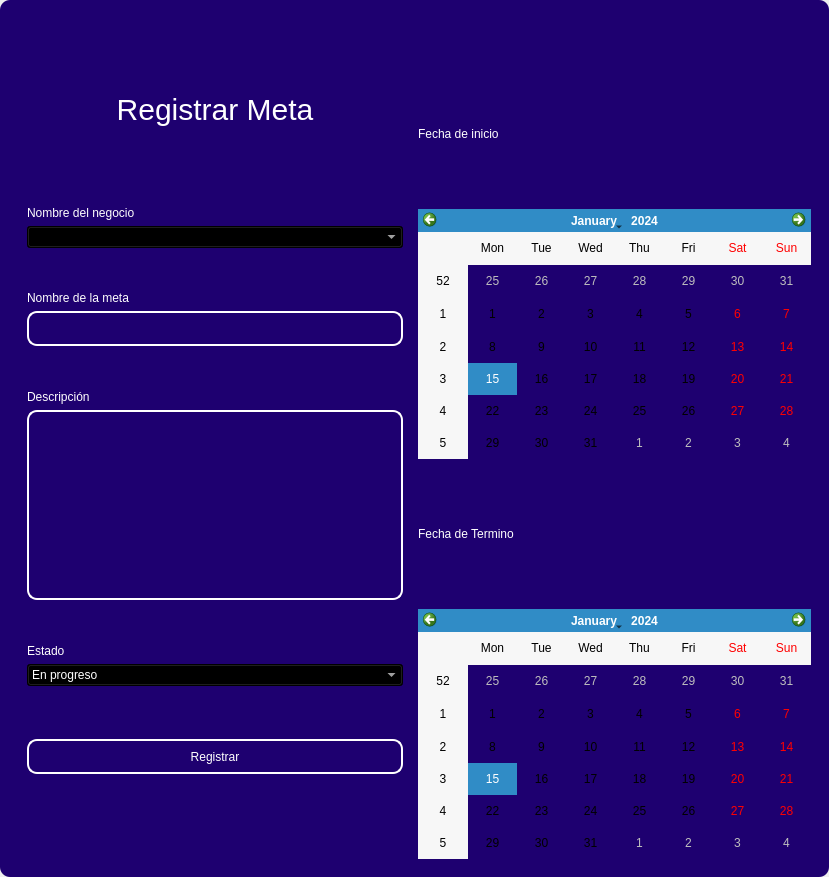
<?xml version="1.0" encoding="UTF-8"?>
<ui version="4.0">
 <class>MainWindow</class>
 <widget class="QMainWindow" name="MainWindow">
  <property name="geometry">
   <rect>
    <x>0</x>
    <y>0</y>
    <width>829</width>
    <height>877</height>
   </rect>
  </property>
  <property name="windowTitle">
   <string>MainWindow</string>
  </property>
  <property name="styleSheet">
   <string notr="true"/>
  </property>
  <widget class="QWidget" name="centralwidget">
   <property name="styleSheet">
    <string notr="true"/>
   </property>
   <layout class="QVBoxLayout" name="verticalLayout">
    <property name="spacing">
     <number>0</number>
    </property>
    <property name="leftMargin">
     <number>0</number>
    </property>
    <property name="topMargin">
     <number>0</number>
    </property>
    <property name="rightMargin">
     <number>0</number>
    </property>
    <property name="bottomMargin">
     <number>0</number>
    </property>
    <item>
     <widget class="QFrame" name="frame">
      <property name="enabled">
       <bool>true</bool>
      </property>
      <property name="styleSheet">
       <string notr="true">QFrame {
	border-radius:10px;
	background-color:#1E0070;
 }
</string>
      </property>
      <property name="frameShape">
       <enum>QFrame::StyledPanel</enum>
      </property>
      <property name="frameShadow">
       <enum>QFrame::Raised</enum>
      </property>
      <layout class="QVBoxLayout" name="verticalLayout_2">
       <item>
        <widget class="QFrame" name="frame_superior">
         <property name="minimumSize">
          <size>
           <width>0</width>
           <height>40</height>
          </size>
         </property>
         <property name="maximumSize">
          <size>
           <width>16777215</width>
           <height>40</height>
          </size>
         </property>
         <property name="styleSheet">
          <string notr="true">QPushButton{
border-radius:18px;
}

QPushButton:hover{
	background-color: rgb(0, 0, 0);
}
</string>
         </property>
         <property name="frameShape">
          <enum>QFrame::StyledPanel</enum>
         </property>
         <property name="frameShadow">
          <enum>QFrame::Raised</enum>
         </property>
         <layout class="QHBoxLayout" name="horizontalLayout_3">
          <property name="spacing">
           <number>4</number>
          </property>
          <property name="leftMargin">
           <number>0</number>
          </property>
          <property name="topMargin">
           <number>0</number>
          </property>
          <property name="rightMargin">
           <number>0</number>
          </property>
          <property name="bottomMargin">
           <number>0</number>
          </property>
          <item>
           <widget class="QPushButton" name="btn_icon">
            <property name="text">
             <string/>
            </property>
            <property name="iconSize">
             <size>
              <width>40</width>
              <height>40</height>
             </size>
            </property>
           </widget>
          </item>
          <item>
           <spacer name="horizontalSpacer_2">
            <property name="orientation">
             <enum>Qt::Horizontal</enum>
            </property>
            <property name="sizeHint" stdset="0">
             <size>
              <width>443</width>
              <height>20</height>
             </size>
            </property>
           </spacer>
          </item>
          <item>
           <widget class="QPushButton" name="bt_minimizar">
            <property name="minimumSize">
             <size>
              <width>38</width>
              <height>38</height>
             </size>
            </property>
            <property name="maximumSize">
             <size>
              <width>38</width>
              <height>38</height>
             </size>
            </property>
            <property name="cursor">
             <cursorShape>PointingHandCursor</cursorShape>
            </property>
            <property name="text">
             <string/>
            </property>
            <property name="icon">
             <iconset>
              <normaloff>image/minus.svg</normaloff>image/minus.svg</iconset>
            </property>
            <property name="iconSize">
             <size>
              <width>38</width>
              <height>38</height>
             </size>
            </property>
           </widget>
          </item>
          <item>
           <widget class="QPushButton" name="bt_maximizar">
            <property name="minimumSize">
             <size>
              <width>38</width>
              <height>38</height>
             </size>
            </property>
            <property name="maximumSize">
             <size>
              <width>38</width>
              <height>38</height>
             </size>
            </property>
            <property name="cursor">
             <cursorShape>PointingHandCursor</cursorShape>
            </property>
            <property name="text">
             <string/>
            </property>
            <property name="icon">
             <iconset>
              <normaloff>image/chevron-up.svg</normaloff>image/chevron-up.svg</iconset>
            </property>
            <property name="iconSize">
             <size>
              <width>38</width>
              <height>38</height>
             </size>
            </property>
           </widget>
          </item>
          <item>
           <widget class="QPushButton" name="bt_restaurar">
            <property name="minimumSize">
             <size>
              <width>38</width>
              <height>38</height>
             </size>
            </property>
            <property name="maximumSize">
             <size>
              <width>38</width>
              <height>38</height>
             </size>
            </property>
            <property name="cursor">
             <cursorShape>PointingHandCursor</cursorShape>
            </property>
            <property name="text">
             <string/>
            </property>
            <property name="icon">
             <iconset>
              <normaloff>image/chevron-down.svg</normaloff>image/chevron-down.svg</iconset>
            </property>
            <property name="iconSize">
             <size>
              <width>38</width>
              <height>38</height>
             </size>
            </property>
           </widget>
          </item>
          <item>
           <widget class="QPushButton" name="bt_cerrar">
            <property name="minimumSize">
             <size>
              <width>38</width>
              <height>38</height>
             </size>
            </property>
            <property name="maximumSize">
             <size>
              <width>38</width>
              <height>38</height>
             </size>
            </property>
            <property name="cursor">
             <cursorShape>PointingHandCursor</cursorShape>
            </property>
            <property name="text">
             <string/>
            </property>
            <property name="icon">
             <iconset>
              <normaloff>image/x.svg</normaloff>image/x.svg</iconset>
            </property>
            <property name="iconSize">
             <size>
              <width>38</width>
              <height>38</height>
             </size>
            </property>
           </widget>
          </item>
         </layout>
        </widget>
       </item>
       <item>
        <widget class="QFrame" name="frame_3">
         <property name="styleSheet">
          <string notr="true">QLabel {
	color: rgb(255, 255, 254);
	font: 12pt &quot;Arial&quot;;
	background-color: rgba(0, 0, 0,0);
}

QTextEdit{
background-color: rgba(0, 0, 0,0);
border-radius:10px; 
font: 12pt &quot;Arial&quot;;
color: rgb(255, 255, 254);
border: 2px solid  rgb(255, 255, 255);

}

QTextEdit:hover{
background-color: rgba(0, 0, 0,0);
border-radius:10px; 
font: 12pt &quot;Arial&quot;;
border: 2px solid  rgb(120, 0, 171);
}

QTextEdit:focus{
background-color: rgb(0, 0, 0);
border-radius:10px; 
font: 12pt &quot;Arial&quot;;
border: 2px solid rgb(120, 0, 171);
}

QLineEdit{
background-color: rgba(0, 0, 0,0);
border-radius:10px; 
font: 12pt &quot;Arial&quot;;
color: rgb(255, 255, 254);
border: 2px solid  rgb(255, 255, 255);

}

QLineEdit:hover{
background-color: rgba(0, 0, 0,0);
border-radius:10px; 
font: 12pt &quot;Arial&quot;;
border: 2px solid  rgb(120, 0, 171);
}

QLineEdit:focus{
background-color: rgb(0, 0, 0);
border-radius:10px; 
font: 12pt &quot;Arial&quot;;
border: 2px solid rgb(120, 0, 171);
}

QCheckBox{
	font: 12pt &quot;Arial&quot;;
	color: rgb(255, 255, 255);
}

QCheckBox::indicator {
    width: 18px;
    height:18px;
}

QCheckBox::indicator:unchecked {
   background-image: url(image/square.svg);
}

QCheckBox::indicator:checked {
   background-image: url(image/check-square.svg);
}

QPushButton{
border-radius:10px; 
font: 12pt &quot;Arial&quot;;
color: rgb(255, 255, 254);
border: 2px solid #ffffff;
}

QPushButton:hover{
border-radius:10px; 
font: 12pt &quot;Arial&quot;;
color: rgb(255, 255, 255);
border: 2px solid rgb(120, 0, 171);
	background-color: rgb(120, 0, 171);
}
</string>
         </property>
         <property name="frameShape">
          <enum>QFrame::StyledPanel</enum>
         </property>
         <property name="frameShadow">
          <enum>QFrame::Raised</enum>
         </property>
         <layout class="QHBoxLayout" name="horizontalLayout_4">
          <item>
           <layout class="QVBoxLayout" name="verticalLayout_4">
            <property name="spacing">
             <number>5</number>
            </property>
            <property name="rightMargin">
             <number>0</number>
            </property>
            <property name="bottomMargin">
             <number>0</number>
            </property>
            <item>
             <widget class="QLabel" name="label_3">
              <property name="minimumSize">
               <size>
                <width>100</width>
                <height>50</height>
               </size>
              </property>
              <property name="styleSheet">
               <string notr="true">font-size: 30px;
color: rgb(255, 255, 255);</string>
              </property>
              <property name="text">
               <string>Registrar Meta</string>
              </property>
              <property name="alignment">
               <set>Qt::AlignCenter</set>
              </property>
             </widget>
            </item>
            <item>
             <widget class="QFrame" name="frame_4">
              <property name="maximumSize">
               <size>
                <width>400</width>
                <height>700</height>
               </size>
              </property>
              <property name="styleSheet">
               <string notr="true">QLabel {
	color: rgb(255, 255, 254);
	font: 12pt &quot;Arial&quot;;
	background-color: rgba(0, 0, 0,0);
}

QTextEdit{
background-color: rgba(0, 0, 0,0);
border-radius:10px; 
font: 12pt &quot;Arial&quot;;
color: rgb(255, 255, 254);
border: 2px solid  rgb(255, 255, 255);

}

QTextEdit:hover{
background-color: rgba(0, 0, 0,0);
border-radius:10px; 
font: 12pt &quot;Arial&quot;;
border: 2px solid  rgb(120, 0, 171);
}

QTextEdit:focus{
background-color: rgb(0, 0, 0);
border-radius:10px; 
font: 12pt &quot;Arial&quot;;
border: 2px solid rgb(120, 0, 171);
}

QLineEdit{
background-color: rgba(0, 0, 0,0);
border-radius:10px; 
font: 12pt &quot;Arial&quot;;
color: rgb(255, 255, 254);
border: 2px solid  rgb(255, 255, 255);

}

QLineEdit:hover{
background-color: rgba(0, 0, 0,0);
border-radius:10px; 
font: 12pt &quot;Arial&quot;;
border: 2px solid  rgb(120, 0, 171);
}

QLineEdit:focus{
background-color: rgb(0, 0, 0);
border-radius:10px; 
font: 12pt &quot;Arial&quot;;
border: 2px solid rgb(120, 0, 171);
}

QCheckBox{
	font: 12pt &quot;Arial&quot;;
	color: rgb(255, 255, 255);
}

QCheckBox::indicator {
    width: 18px;
    height:18px;
}

QCheckBox::indicator:unchecked {
   background-image: url(image/square.svg);
}

QCheckBox::indicator:checked {
   background-image: url(image/check-square.svg);
}

QPushButton{
border-radius:10px; 
font: 12pt &quot;Arial&quot;;
color: rgb(255, 255, 254);
border: 2px solid #ffffff;
}

QPushButton:hover{
border-radius:10px; 
font: 12pt &quot;Arial&quot;;
color: rgb(255, 255, 255);
border: 2px solid rgb(120, 0, 171);
	background-color: rgb(120, 0, 171);
}
</string>
              </property>
              <property name="frameShape">
               <enum>QFrame::StyledPanel</enum>
              </property>
              <property name="frameShadow">
               <enum>QFrame::Raised</enum>
              </property>
              <layout class="QVBoxLayout" name="verticalLayout_3">
               <property name="leftMargin">
                <number>9</number>
               </property>
               <property name="topMargin">
                <number>9</number>
               </property>
               <property name="rightMargin">
                <number>9</number>
               </property>
               <property name="bottomMargin">
                <number>9</number>
               </property>
               <item>
                <spacer name="verticalSpacer_3">
                 <property name="orientation">
                  <enum>Qt::Vertical</enum>
                 </property>
                 <property name="sizeHint" stdset="0">
                  <size>
                   <width>20</width>
                   <height>40</height>
                  </size>
                 </property>
                </spacer>
               </item>
               <item>
                <widget class="QLabel" name="label_4">
                 <property name="text">
                  <string>Nombre del negocio</string>
                 </property>
                </widget>
               </item>
               <item>
                <widget class="QComboBox" name="business_combobox">
                 <property name="enabled">
                  <bool>false</bool>
                 </property>
                 <property name="styleSheet">
                  <string notr="true">background-color: rgb(0, 0, 0);
color: rgb(255, 255, 255);</string>
                 </property>
                </widget>
               </item>
               <item>
                <spacer name="verticalSpacer_4">
                 <property name="orientation">
                  <enum>Qt::Vertical</enum>
                 </property>
                 <property name="sizeHint" stdset="0">
                  <size>
                   <width>20</width>
                   <height>40</height>
                  </size>
                 </property>
                </spacer>
               </item>
               <item>
                <widget class="QLabel" name="label_5">
                 <property name="text">
                  <string>Nombre de la meta</string>
                 </property>
                </widget>
               </item>
               <item>
                <widget class="QLineEdit" name="nametxt">
                 <property name="minimumSize">
                  <size>
                   <width>0</width>
                   <height>35</height>
                  </size>
                 </property>
                 <property name="maximumSize">
                  <size>
                   <width>16777215</width>
                   <height>16777215</height>
                  </size>
                 </property>
                 <property name="echoMode">
                  <enum>QLineEdit::Normal</enum>
                 </property>
                </widget>
               </item>
               <item>
                <spacer name="verticalSpacer_5">
                 <property name="orientation">
                  <enum>Qt::Vertical</enum>
                 </property>
                 <property name="sizeHint" stdset="0">
                  <size>
                   <width>20</width>
                   <height>40</height>
                  </size>
                 </property>
                </spacer>
               </item>
               <item>
                <widget class="QLabel" name="label">
                 <property name="text">
                  <string>Descripción</string>
                 </property>
                </widget>
               </item>
               <item>
                <widget class="QTextEdit" name="descriptiontxt"/>
               </item>
               <item>
                <spacer name="verticalSpacer_6">
                 <property name="orientation">
                  <enum>Qt::Vertical</enum>
                 </property>
                 <property name="sizeHint" stdset="0">
                  <size>
                   <width>20</width>
                   <height>40</height>
                  </size>
                 </property>
                </spacer>
               </item>
               <item>
                <widget class="QLabel" name="label_6">
                 <property name="text">
                  <string>Estado</string>
                 </property>
                </widget>
               </item>
               <item>
                <widget class="QComboBox" name="status_combobox">
                 <property name="styleSheet">
                  <string notr="true">background-color: rgb(0, 0, 0);
color: rgb(255, 255, 255);</string>
                 </property>
                 <item>
                  <property name="text">
                   <string>En progreso</string>
                  </property>
                 </item>
                 <item>
                  <property name="text">
                   <string>Planificada</string>
                  </property>
                 </item>
                 <item>
                  <property name="text">
                   <string>Completada</string>
                  </property>
                 </item>
                </widget>
               </item>
               <item>
                <spacer name="verticalSpacer_9">
                 <property name="orientation">
                  <enum>Qt::Vertical</enum>
                 </property>
                 <property name="sizeHint" stdset="0">
                  <size>
                   <width>20</width>
                   <height>50</height>
                  </size>
                 </property>
                </spacer>
               </item>
               <item>
                <widget class="QPushButton" name="btn_add">
                 <property name="minimumSize">
                  <size>
                   <width>0</width>
                   <height>35</height>
                  </size>
                 </property>
                 <property name="cursor">
                  <cursorShape>PointingHandCursor</cursorShape>
                 </property>
                 <property name="text">
                  <string>Registrar</string>
                 </property>
                </widget>
               </item>
               <item>
                <spacer name="verticalSpacer_7">
                 <property name="orientation">
                  <enum>Qt::Vertical</enum>
                 </property>
                 <property name="sizeHint" stdset="0">
                  <size>
                   <width>20</width>
                   <height>40</height>
                  </size>
                 </property>
                </spacer>
               </item>
               <item>
                <spacer name="verticalSpacer_8">
                 <property name="orientation">
                  <enum>Qt::Vertical</enum>
                 </property>
                 <property name="sizeHint" stdset="0">
                  <size>
                   <width>20</width>
                   <height>40</height>
                  </size>
                 </property>
                </spacer>
               </item>
              </layout>
             </widget>
            </item>
           </layout>
          </item>
          <item>
           <layout class="QVBoxLayout" name="verticalLayout_5">
            <property name="rightMargin">
             <number>0</number>
            </property>
            <item>
             <widget class="QLabel" name="label_2">
              <property name="text">
               <string>Fecha de inicio</string>
              </property>
             </widget>
            </item>
            <item>
             <widget class="QCalendarWidget" name="start_datetxt">
              <property name="minimumSize">
               <size>
                <width>0</width>
                <height>10</height>
               </size>
              </property>
              <property name="maximumSize">
               <size>
                <width>16777215</width>
                <height>250</height>
               </size>
              </property>
              <property name="styleSheet">
               <string notr="true">/* calendar_style.qss */

QCalendarWidget QAbstractItemView {
    selection-background-color: #ff9800; /* Color de fondo de la selección */
    background-color: #ffffff; /* Color de fondo */
    color: #000000; /* Color del texto */
    gridline-color: #e0e0e0; /* Color de las líneas de la cuadrícula */
}

QCalendarWidget QWidget#qt_calendar_navigationbar {
    background-color: #3f51b5; /* Color de fondo de la barra de navegación */
    color: #ffffff; /* Color del texto de la barra de navegación */
}



    background-color: #5c6bc0; /* Color de fondo de los botones al</string>
              </property>
             </widget>
            </item>
            <item>
             <widget class="QLabel" name="label_7">
              <property name="text">
               <string>Fecha de Termino</string>
              </property>
             </widget>
            </item>
            <item>
             <widget class="QCalendarWidget" name="end_datetxt">
              <property name="minimumSize">
               <size>
                <width>0</width>
                <height>25</height>
               </size>
              </property>
              <property name="maximumSize">
               <size>
                <width>16777215</width>
                <height>250</height>
               </size>
              </property>
              <property name="styleSheet">
               <string notr="true">/* calendar_style.qss */

QCalendarWidget QAbstractItemView {
    selection-background-color: #ff9800; /* Color de fondo de la selección */
    background-color: #ffffff; /* Color de fondo */
    color: #000000; /* Color del texto */
    gridline-color: #e0e0e0; /* Color de las líneas de la cuadrícula */
}

QCalendarWidget QWidget#qt_calendar_navigationbar {
    background-color: #3f51b5; /* Color de fondo de la barra de navegación */
    color: #ffffff; /* Color del texto de la barra de navegación */
}



    background-color: #5c6bc0; /* Color de fondo de los botones al</string>
              </property>
             </widget>
            </item>
           </layout>
          </item>
         </layout>
        </widget>
       </item>
      </layout>
     </widget>
    </item>
   </layout>
  </widget>
 </widget>
 <resources/>
 <connections/>
</ui>
